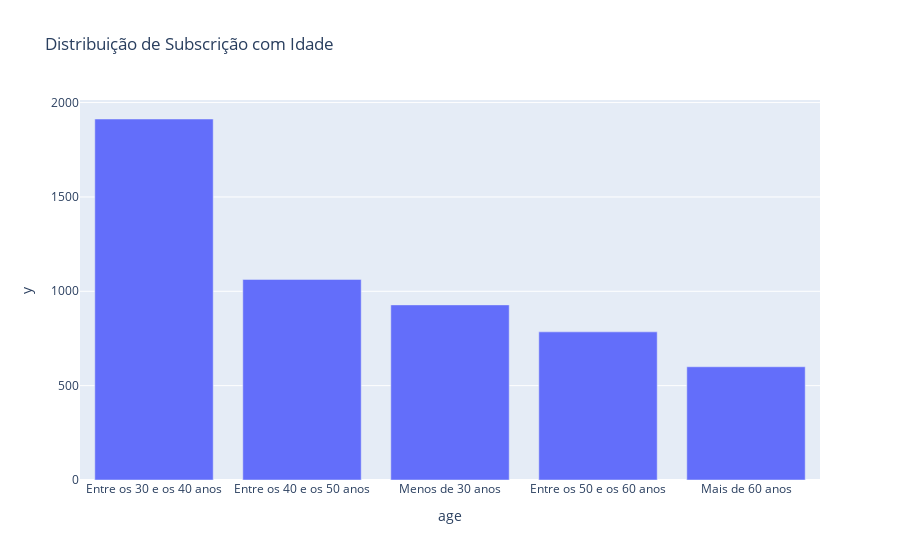

The notebook cell saved with this chart:
### Code cell
agey = pd.DataFrame(data.groupby('age')['y'].sum()).reset_index()
agey = agey.sort_values(by = 'y', ascending = False)
fig = px.bar(agey.iloc[:], #plotting only the top 20 Countries
             x = 'age', y = 'y', title = 'Distribuição de Subscrição com Idade')

fig.show()

### Figure 1 — Plotly figure (JSON) as saved in the notebook; plotly's stock layout.template omitted (floating-point values rounded to 4 significant figures)
{"data": [{"alignmentgroup": "True", "hovertemplate": "age=%{x}<br>y=%{y}<extra></extra>", "legendgroup": "", "marker": {"color": "#636efa"}, "name": "", "offsetgroup": "", "orientation": "v", "showlegend": false, "textposition": "auto", "type": "bar", "x": ["Entre os 30 e os 40 anos", "Entre os 40 e os 50 anos", "Menos de 30 anos", "Entre os 50 e os 60 anos", "Mais de 60 anos"], "xaxis": "x", "y": [1913, 1063, 928, 785, 600], "yaxis": "y"}], "layout": {"barmode": "relative", "legend": {"tracegroupgap": 0}, "title": {"text": "Distribuição de Subscrição com Idade"}, "xaxis": {"anchor": "y", "domain": [0, 1], "title": {"text": "age"}}, "yaxis": {"anchor": "x", "domain": [0, 1], "title": {"text": "y"}}}}
